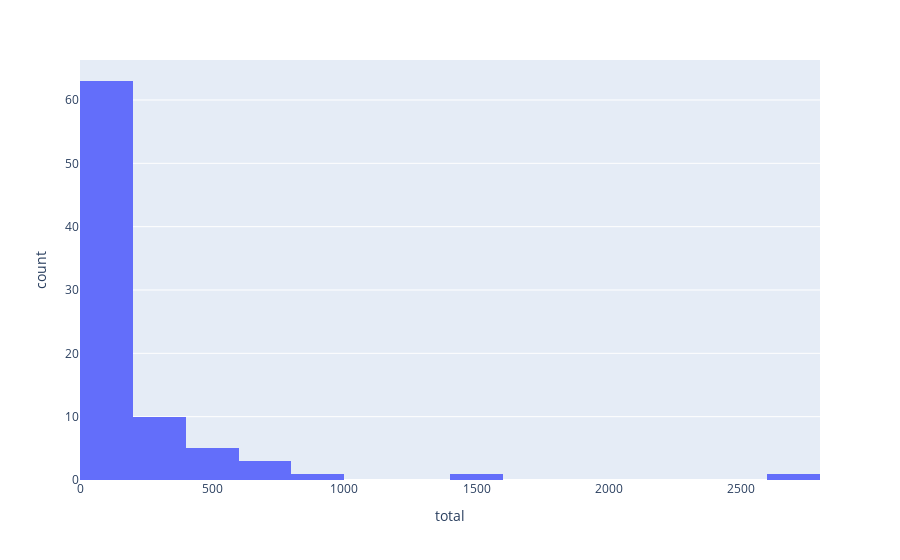

Write notebook code for a chart like this one.
### Code cell
import plotly.express as px

#display(df)

fig = px.histogram(df, x="total")
fig.show()

### Figure 1 — Plotly figure (JSON) as saved in the notebook; plotly's stock layout.template omitted (floating-point values rounded to 4 significant figures)
{"data": [{"alignmentgroup": "True", "bingroup": "x", "hovertemplate": "total=%{x}<br>count=%{y}<extra></extra>", "legendgroup": "", "marker": {"color": "#636efa", "pattern": {"shape": ""}}, "name": "", "offsetgroup": "", "orientation": "v", "showlegend": false, "type": "histogram", "x": [2655, 122, 1404, 772, 928, 515, 102, 541, 213, 212, 166, 629, 329, 235, 169, 162, 35, 504, 325, 503, 310, 91, 36, 150, 499, 137, 77, 10, 38, 306, 28, 308, 36, 13, 14, 72, 21, 103, 87, 19, 287, 76, 10, 224, 19, 10, 16, 58, 36, 24, 15, 113, 27, 30, 11, 6, 55, 34, 35, 8, 643, 17, 12, 37, 112, 26, 41, 13, 28, 13, 8, 139, 67, 71, 85, 9, 32, 18, 6, 36, 49, 40, 7, 24], "xaxis": "x", "yaxis": "y"}], "layout": {"barmode": "relative", "legend": {"tracegroupgap": 0}, "margin": {"t": 60}, "xaxis": {"anchor": "y", "domain": [0, 1], "title": {"text": "total"}}, "yaxis": {"anchor": "x", "domain": [0, 1], "title": {"text": "count"}}}}
